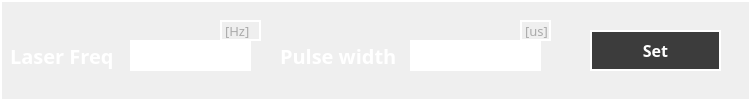
     <widget class="QFrame" name="frame_38">
      <property name="geometry">
       <rect>
        <x>30</x>
        <y>680</y>
        <width>751</width>
        <height>101</height>
       </rect>
      </property>
      <property name="styleSheet">
       <string notr="true">border: 2px solid rgb(255, 255, 255);</string>
      </property>
      <property name="frameShape">
       <enum>QFrame::StyledPanel</enum>
      </property>
      <property name="frameShadow">
       <enum>QFrame::Raised</enum>
      </property>
      <widget class="QLabel" name="label_98">
       <property name="geometry">
        <rect>
         <x>10</x>
         <y>40</y>
         <width>121</width>
         <height>31</height>
        </rect>
       </property>
       <property name="font">
        <font>
         <family>Montserrat</family>
         <pointsize>15</pointsize>
         <weight>75</weight>
         <bold>true</bold>
        </font>
       </property>
       <property name="styleSheet">
        <string notr="true">border:0px;
color: rgb(255, 255, 255);
</string>
       </property>
       <property name="text">
        <string>Laser Freq</string>
       </property>
      </widget>
      <widget class="QLineEdit" name="laser_frequency">
       <property name="geometry">
        <rect>
         <x>130</x>
         <y>40</y>
         <width>121</width>
         <height>31</height>
        </rect>
       </property>
       <property name="styleSheet">
        <string notr="true">color: rgb(255, 255, 255);
border:2px solid rgb(255, 255, 255);</string>
       </property>
      </widget>
      <widget class="QLabel" name="label_99">
       <property name="geometry">
        <rect>
         <x>280</x>
         <y>40</y>
         <width>131</width>
         <height>31</height>
        </rect>
       </property>
       <property name="font">
        <font>
         <family>Montserrat</family>
         <pointsize>15</pointsize>
         <weight>75</weight>
         <bold>true</bold>
        </font>
       </property>
       <property name="styleSheet">
        <string notr="true">border:0px;
color: rgb(255, 255, 255);
</string>
       </property>
       <property name="text">
        <string>Pulse width</string>
       </property>
      </widget>
      <widget class="QLineEdit" name="pulse_width">
       <property name="geometry">
        <rect>
         <x>410</x>
         <y>40</y>
         <width>131</width>
         <height>31</height>
        </rect>
       </property>
       <property name="styleSheet">
        <string notr="true">color: rgb(255, 255, 255);
border:2px solid rgb(255, 255, 255);</string>
       </property>
      </widget>
      <widget class="QPushButton" name="laser_set">
       <property name="geometry">
        <rect>
         <x>590</x>
         <y>30</y>
         <width>131</width>
         <height>41</height>
        </rect>
       </property>
       <property name="font">
        <font>
         <family>Montserrat</family>
         <pointsize>12</pointsize>
         <weight>75</weight>
         <bold>true</bold>
        </font>
       </property>
       <property name="styleSheet">
        <string notr="true">color: rgb(255, 255, 255);
border: 2px solid rgb(255, 255, 255);
background-color: rgb(60, 60, 60);</string>
       </property>
       <property name="text">
        <string>Set</string>
       </property>
      </widget>
      <widget class="QLabel" name="label_105">
       <property name="geometry">
        <rect>
         <x>220</x>
         <y>20</y>
         <width>41</width>
         <height>21</height>
        </rect>
       </property>
       <property name="font">
        <font>
         <family>Montserrat</family>
         <pointsize>10</pointsize>
         <weight>50</weight>
         <italic>false</italic>
         <bold>false</bold>
         <kerning>false</kerning>
        </font>
       </property>
       <property name="styleSheet">
        <string notr="true">BORDER:0PX;
color: rgb(170, 170, 170);</string>
       </property>
       <property name="text">
        <string>[Hz]</string>
       </property>
      </widget>
      <widget class="QLabel" name="label_106">
       <property name="geometry">
        <rect>
         <x>520</x>
         <y>20</y>
         <width>31</width>
         <height>21</height>
        </rect>
       </property>
       <property name="font">
        <font>
         <family>Montserrat</family>
         <pointsize>10</pointsize>
         <weight>50</weight>
         <italic>false</italic>
         <bold>false</bold>
         <kerning>false</kerning>
        </font>
       </property>
       <property name="styleSheet">
        <string notr="true">BORDER:0PX;
color: rgb(170, 170, 170);</string>
       </property>
       <property name="text">
        <string>[us]</string>
       </property>
      </widget>
     </widget>
